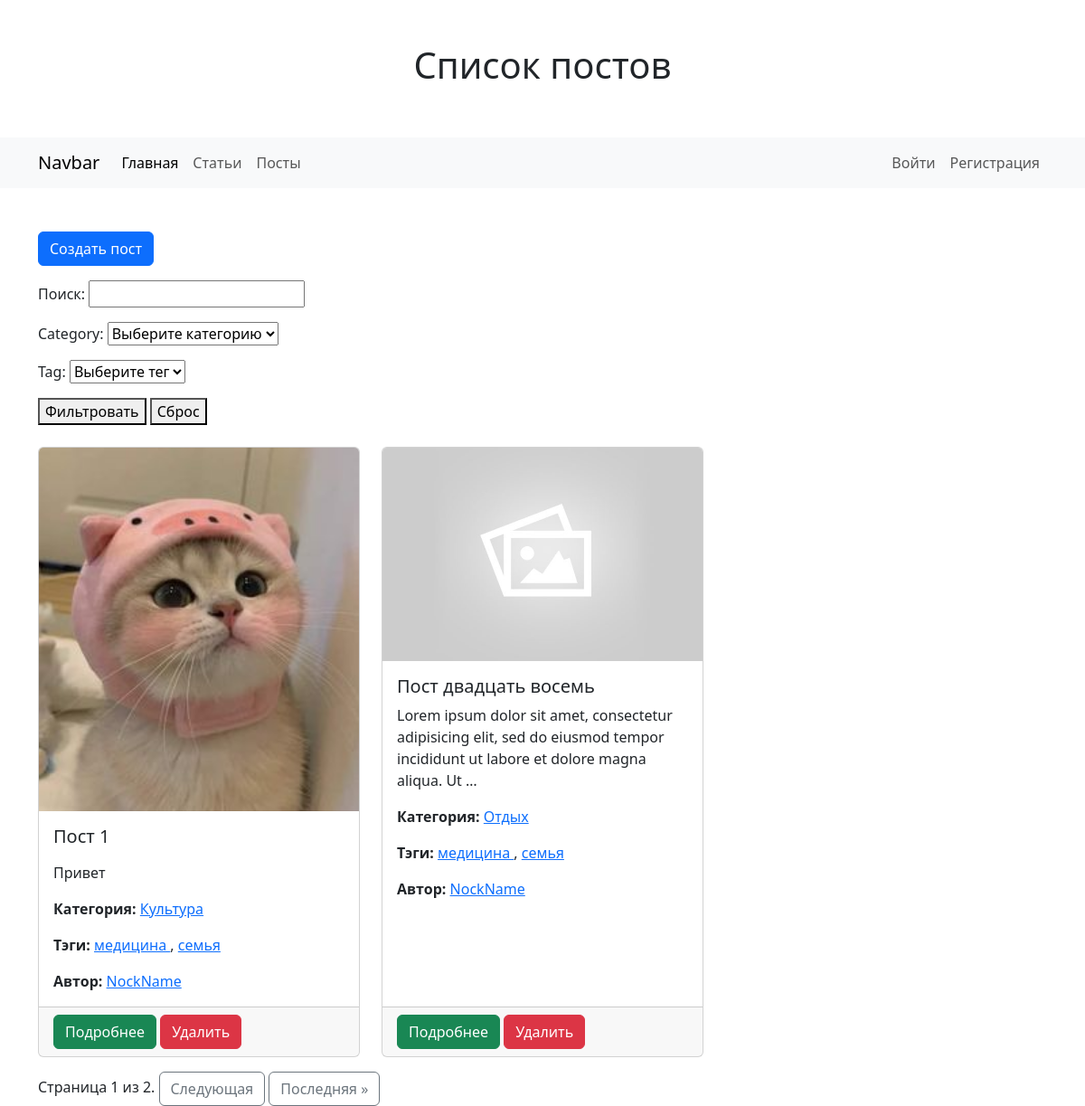
The app's page /posts/, older data.
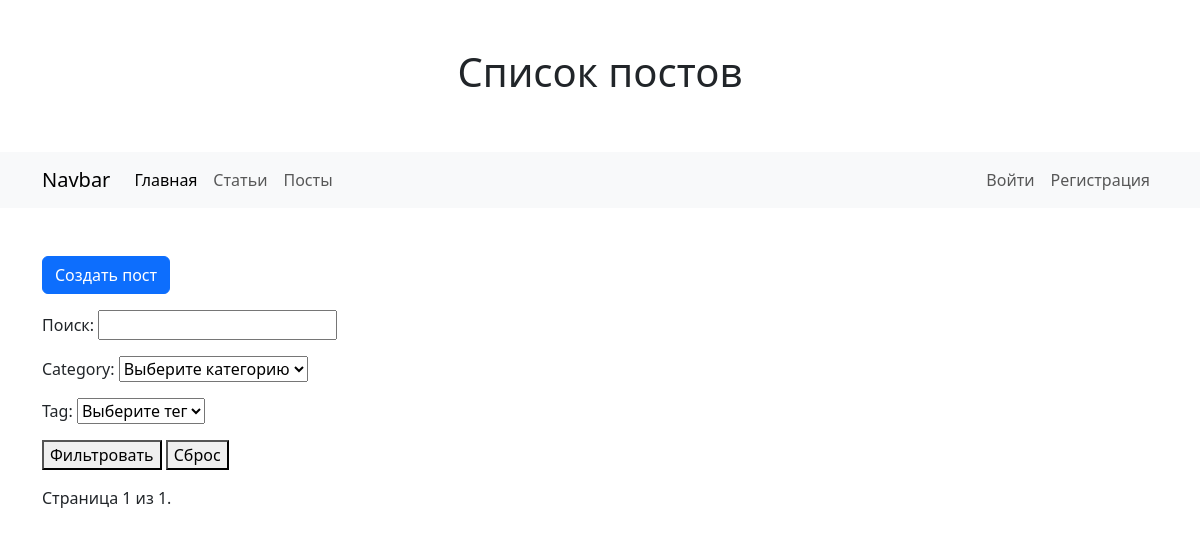
The same page, newer data.
### blogs/models.py (models this page shows, shortened)
class Post(models.Model):
    name = models.CharField(max_length=255, verbose_name="Имя")
    description = models.TextField(verbose_name="Описание")
    slug = models.SlugField(unique=True, blank=True)
    author = models.ForeignKey('auth.User', on_delete=models.PROTECT, default=1)
    tags = models.ManyToManyField(Tag, verbose_name="Тэги", blank=True)
    category = models.ForeignKey(Category, on_delete=models.PROTECT, default=0, verbose_name="Категория")
    featured_image = models.ImageField(blank=True, default="default.jpg", upload_to="images/")
    def get_absolute_url(self):
        return reverse("post_detail", kwargs={"category": self.category.slug, "slug": self.slug})

class SlugBase(models.Model):
    name = models.CharField(max_length=255, unique=True)
    slug = models.SlugField()
    class Meta:
        abstract = True
    def __str__(self):
        return self.name

class Category(SlugBase):
    pass

class Tag(SlugBase):
    pass

### blogs/views.py (the view)
# urls.py: path("", BlogListView.as_view(), name="post_list"),
class BlogListView(ListView):
    model = Post
    paginate_by = 2
    template_name = "post/post_list.html"
    context_object_name = 'filtered_posts'
    def get_queryset(self):
        queryset = super().get_queryset()
        search_query = self.request.GET.get('search_query')
        category = self.request.GET.get('category')
        tag = self.request.GET.get('tag')
        author = self.request.GET.get('author')
        if search_query:
            queryset = queryset.filter(name__icontains=search_query) | queryset.filter(description__icontains=search_query)
        if category:
            queryset = queryset.filter(category=category)
        if tag:
            queryset = queryset.filter(tags=tag)
        if author:
            queryset = queryset.filter(author=author)
        if not category and not tag and not author and not search_query:
            queryset = Post.objects.all()
        if 'reset' in self.request.GET:
            return Post.objects.all()
        return queryset
    def get_context_data(self, **kwargs):
        context = super().get_context_data(**kwargs)
        context['form'] = PostFilterForm(self.request.GET)
        return context

### blogs/forms.py
class PostFilterForm(forms.Form):
    search_query = forms.CharField(label='Поиск', required=False)
    category = forms.ModelChoiceField(queryset=Category.objects.all(), empty_label='Выберите категорию', required=False)
    tag = forms.ModelChoiceField(queryset=Tag.objects.all(), empty_label='Выберите тег', required=False)

### blogs/templates/post/post_list.html (shortened to what this page needs)
{% extends "base.html" %}
{% block header %}Список постов{% endblock header %}
{% block content %}
<a href="{% url 'post_new' %}" class="btn btn-primary mb-3">Создать пост</a>
<form method="GET">
  {{ form.as_p }}
  <button type="submit">Фильтровать</button>
  <button type="submit" name="reset">Сброс</button>
</form><br>
<div class="row row-cols-1 row-cols-md-3 g-4">
  {% for post in filtered_posts %}
  <div class="col">
    <div class="card h-100">
      <img src="{{ post.featured_image.url }}" class="card-img-top" alt="{{ post.name }}">
      <div class="card-body">
        <h5 class="card-title">{{ post.name }}</h5>
        <p class="card-text">{{ post.description|truncatewords:20|safe }}</p>
          <p class="card-text"><strong>Категория:</strong> <a href="{% url 'post_list' %}?category={{ post.category.id }}"> {{ post.category }} </a></p>
        <p class="card-text"><strong>Тэги:</strong>
          {% for tag in post.tags.all %}
              <a href="{% url 'post_list' %}?tag={{ tag.id }}">
                {{ tag.name }}
              </a>
            {% if not forloop.last %}, {% endif %}
          {% endfor %}
        </p>
          <p class="card-text"><strong>Автор:</strong> <a href="{% url 'post_list' %}?author={{ post.author.id }}">{{ post.author }}</a></p>
      </div>
      <div class="card-footer">
        <a href="{{ post.get_absolute_url }}" class="btn btn-success">Подробнее</a>
        <a href="{% url 'post_delete' post.pk %}" class="btn btn-danger">Удалить</a>
      </div>
    </div>
  </div>
  {% endfor %}
</div>
{% include 'includes/pagination.html' %}
{% endblock content %}

### templates/base.html (shortened to what this page needs)
{% load static %}
<!DOCTYPE html>
<html lang="en">
<head>
    <link rel="stylesheet" href="{% static 'css/bootstrap.min.css' %}">
</head>
<body>
    <h1 class="text-center p-5"> {% block header %}Главная страница{% endblock header %}</h1>
    {% include "includes/nav.html" %}
    <div class="mt-5 container">
        {% block content %}{% endblock content %}
     </div>
</body>
</html>

### templates/includes/nav.html (shortened to what this page needs)
<nav class="navbar navbar-expand-lg bg-body-tertiary">
    <div class="container">
        <a class="navbar-brand" href="#">Navbar</a>
        <div class="collapse navbar-collapse" id="navbarSupportedContent">
            <ul class="navbar-nav me-auto mb-2 mb-lg-0">
                <li class="nav-item">
                    <a class="nav-link active" aria-current="page" href="/">Главная</a>
                </li>
                <li class="nav-item">
                    <a class="nav-link" href="{% url 'article.index' %}">Статьи</a>
                </li>
                <li class="nav-item">
                    <a class="nav-link" href="{% url 'post_list' %}">Посты</a>
                </li>
            </ul>
            {% if user.id %}
                <ul class="navbar-nav">
                    <li class="nav-item">
                        <a class="mb-0 me-3 nav-link">Добро пожаловать, {{ user.username }}</a>
                    </li>
                    <li class="nav-item">
                        <a class="nav-link" href="{% url 'logout' %}">Выход</a>
                    </li>
                </ul>
            {% else %}
                <ul class="navbar-nav">
                    <li class="nav-item">
                        <a class="nav-link" href="{% url 'login' %}">Войти</a>
                    </li>
                    <li class="nav-item">
                        <a class="nav-link" href="{% url 'register' %}">Регистрация</a>
                    </li>
                </ul>
            {% endif %}
        </div>
    </div>
</nav>

### templates/includes/pagination.html (shortened to what this page needs)
<div class="pagination mt-3">
  <span class="step-links">
    <span class="current">
      Страница {{ page_obj.number }} из {{ page_obj.paginator.num_pages }}.
    </span>
    {% if page_obj.has_next %}
      <a href="?page={{ page_obj.next_page_number }}" class="btn btn-outline-secondary">Следующая</a>
      <a href="?page={{ page_obj.paginator.num_pages }}" class="btn btn-outline-secondary">Последняя &raquo;</a>
    {% endif %}
  </span>
</div>

Row changes from the older to the newer data that the page shows:
removed Post: featured_image (picture), name "Пост 1", description "Привет", category "Культура", author "NockName"
no longer on this page (row unchanged): Tag: name "медицина"
no longer on this page (row unchanged): Tag: name "семья"
removed Post: featured_image (placeholder picture), name "Пост двадцать восемь", description "Lorem ipsum dolor sit amet, consectetur adipisicing elit, sed do eiusmod tempor incididunt ut labore et dolore magna aliqua. Ut …", category "Отдых", author "NockName"
Text that changed along with them:
{{ page_obj.paginator.num_pages }}: "2" → "1"
text no longer shown: "Следующая Последняя »"
